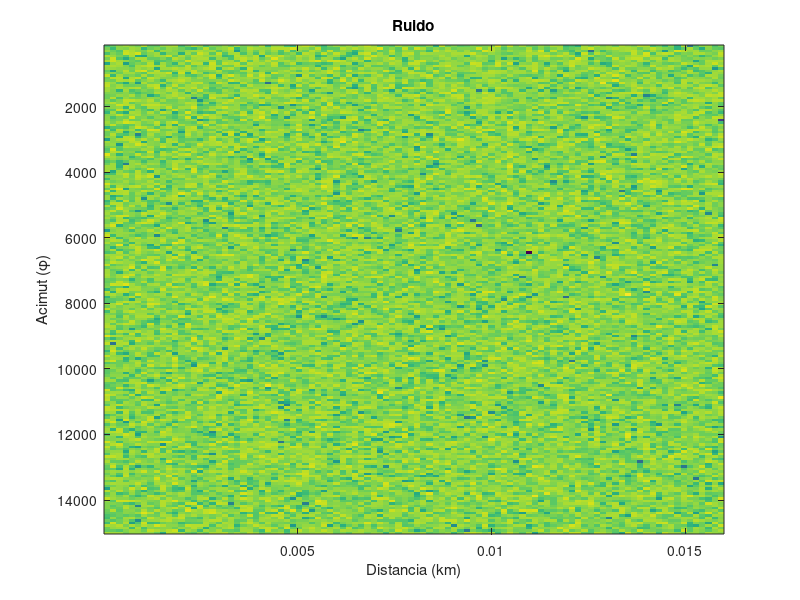
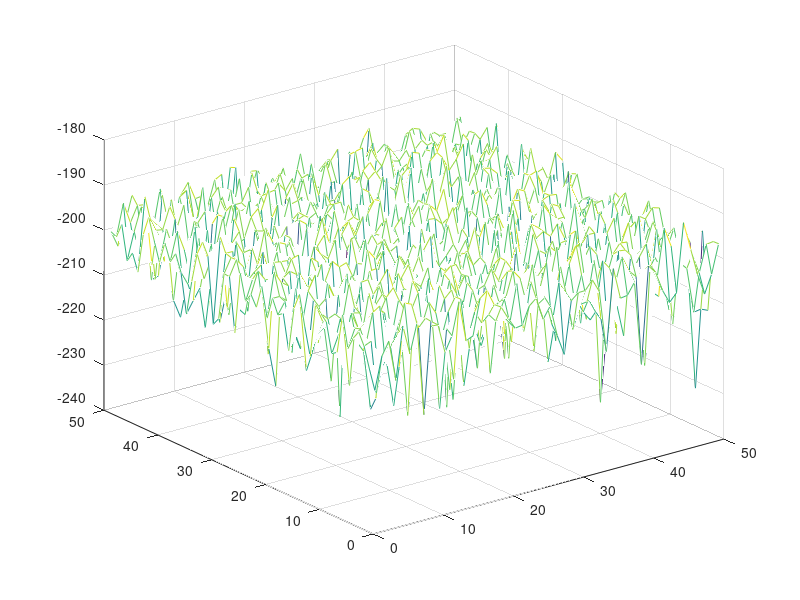
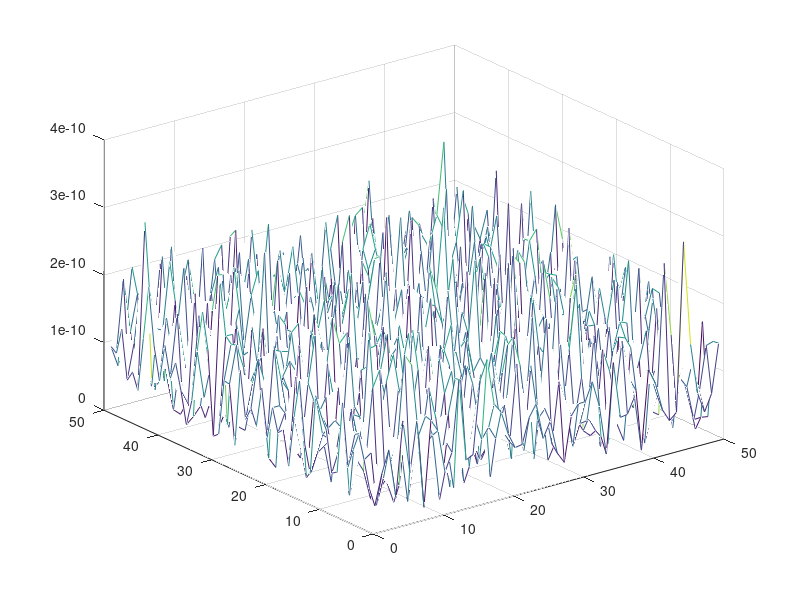

The MATLAB source for these figures, in order: (Note: this script raises an error after producing the figures.)
clc;clear;close all;

%% PARAMETROS DEL RADAR
k=1.38054e-23;% (J/K)
T0=290; % K
c=3e8; %m/s velocidad de la luz
BW_senal=1e6;
ancho_haz=1.2; %grados
giro_antena=26; %rpm "vueltas por minuto"
PRF=1950;%Hz (es la frecuencia de muestreo )
Rango_max_matriz=30*1000; %m;
Cobertura_acimut= 120; %grados
f_portadora=2.5e9; %Hz
Fs=2.35; %dB Factor de ruido de la cadena receptora
lambda=c/f_portadora;
p_pico=1e3; %W
Ganancia_TX=30;         %dB

% APARTADO 1: RESOLUCION R

Resolucion_en_distancia = c/(2*BW_senal);

% BW_senal = 1/TAU

Resolucion_angular = ancho_haz;

% APARTADO 2: calcule el número de celdas de distancia, n_celdas_rango, 
% y acimut, n_celdas_acimut, para la cobertura angular especificada y una 
% distancia máxima de 30km, asumiendo que la frecuencia
% de muestreo es la mínima necesaria.

%     Los saltos entre celdas son de Resolucion_en_distancia[metros]
%     Por lo que usando la funcion ceil() podemos obtener el número entero
    n_celdas_rango  = ceil(Rango_max_matriz/Resolucion_en_distancia -1);
%   Separacion_azimut
    Separacion_filas = ((1/PRF)*giro_antena*360)/60;
    n_celdas_acimut  = ceil(Cobertura_acimut/Resolucion_angular);
% APARTADO 3: Determine el tamaño de la celda de resolución del 
% sistema en m 2 a 5 y 15 km
%           Arco = Radio* ancho_haz*pi/180 * Resolucion_en_distancia [en radianes]
    
Area_arco_5_km  =  5000 *(ancho_haz*pi/180) *Resolucion_en_distancia;
Area_arco_15_km = 15000 *(ancho_haz*pi/180) *Resolucion_en_distancia;
%     Si tenemos cluter, la solucón NO es radiar con más potencia. Ya que
%     esta solucion es tipica si y solo si las perdidas provienene de la
%     cadena únicamente.
%     La solución suele ser trabajar en un mejor detector, para bajar el
%     clutter.

% APARTADO 4: Calcule la zona iluminada por el radar correspondiente a la muestra de la matriz situada en la
% columna 150 y en la fila 200.
    columna = 300;
    Distancia_a_columna = Resolucion_en_distancia * columna;
    Area_arco_columna  =  Distancia_a_columna *(ancho_haz*pi/180) *Resolucion_en_distancia;
% APARTADO 5: Calcule el número de pulsos que se reciben de un blanco en 
% una exploración. Este parámetro se denominará P.

    Tiempo_iluminacion = ancho_haz*60/(giro_antena*360);
    Numero_pulsos = PRF * Tiempo_iluminacion;
    

%                               SEGUNDA PARTE 

fs = 10^(Fs/10);
N0    = k*T0*fs;
ruido = sqrt(N0)*randn(n_celdas_rango,n_celdas_acimut) + 1i*sqrt(N0)*randn(n_celdas_rango,n_celdas_acimut);

eje_x = (1:n_celdas_rango)*Separacion_filas/1000;%eje distancias en km
eje_y = (1:n_celdas_acimut)*Resolucion_en_distancia;%eje acimut en grados
figure();
imagesc(eje_x,eje_y,20*log10(abs(ruido))); title('Ruido');
xlabel('Distancia (km)');
ylabel('Acimut (\phi)');

[X,Y]=meshgrid(1:50,1:50);
figure(); 
mesh(X,Y, transpose(20*log10(abs(ruido(1:50,1:50)))));
figure(); 
mesh(X,Y, transpose((abs(ruido(1:50,1:50)))));
ruido2 = randn(n_celdas_rango,n_celdas_acimut) *1i.*rand(n_celdas_rango,n_celdas_acimut);

% Caractirazión estadistica del ruido
% figure();hist(ruido2(:),200);title("Ruido2")


datos = real(ruido(:));
figure(), histogram(datos,50);
[h,ejex]= hist(datos,50); %divide por 20 los intervalos.
ancho_barra = ejex(2)-ejex(1);
area = ancho_barra*sum(h);
pdf_est = h./area; %diferencia de fase
% histogram(ejex,pdf_est);

media_parte_real = mean(real(ruido(:)));
varianza_parte_real = var(real(ruido(:)));
[pdf_est, ejex] = pdf_estimada((abs(ruido(:))).^2, 50);
figure();plot(ejex,pdf_est);title('fdp de la intensidad')
media_total=mean(abs(ruido(:)).^2);
varianza_total=var(abs(ruido(:)).^2)

[pdf_est, ejex] = pdf_estimada(abs(ruido(:)), 50);
figure();plot(ejex,pdf_est);title('fdp de la amplitud')

%                               TERCERA PARTE 
%                              (ruido blanco)

% ARREGLO VATIABLES
R_resolucion = Resolucion_en_distancia;
separacion_filas = Separacion_filas;
n_pulsos = Numero_pulsos;

%% Blanco no fluctuante y radar coherente
% A las 16:08 cambia para abajo
ruido_blancos=ruido;

Er=zeros(1,3);

theta_R=zeros(1,3);

vr=zeros(1,3);

fila=zeros(1,3);

columna=zeros(1,3);

% Blanco estacionario

SNR_estacionario=15; %dB

Er(1)=N0*10^(SNR_estacionario/10);

theta_R(1)=pi/5;

vr(1)=0;

R_blanco_estacionario=5e3; %m

Acimut_blanco_estacionario=10; %grados

columna(1)=ceil(R_blanco_estacionario/R_resolucion)

fila(1)=ceil(Acimut_blanco_estacionario/separacion_filas)

% El blanco está ahora a 8km, con acimut inicial de 10º y girando a 1º/s

constante=Er(1)*R_blanco_estacionario^4;

Er(2)=constante/(8000^4);

theta_R(2)=pi/5;

vr(2)=0;

fila(2)=fila(1);

% La fila es la misma

columna(2)=ceil(8000/R_resolucion);
SNR_blanco_8km=10*log10(Er(2)/N0);

% Blanco con movimiento radial

R_blanco_radial=7e3; %m

Acimut_blanco_radial=Acimut_blanco_estacionario; %grados

theta_R(3)=pi/5;

vr(3)=150; %km/h

Er(3)=constante/(R_blanco_radial)^4;

mov_radial_blanco=vr(3)*1000/3600*Tiempo_iluminacion;

columna(3)=ceil(R_blanco_radial/R_resolucion);

fila(3)=fila(1);

SNR_blanco_radial=10*log10(Er(3)/N0);

[ruido_blancos]=blancos_matriz(Er,theta_R,vr,fila,columna,n_pulsos, ruido_blancos, f_portadora, PRF);

figure(); imagesc(eje_x,eje_y,20*log10(abs(ruido_blancos))); title('Blanco estacionario+giro+radial')


%                          PARTE 4
%                  Detector de emvolvente
absoluto = abs(ruido_blancos).^2; %Es una vbl aleatoria exponencial. Es de tipo gamma, es decir, proviene de sumar N vbl aleatorias gausianas al cuadrado de media cero e igual varianza
% Los parametros de la gamma son
%     a = N/2
%     b = 2*sigma^2, en este caso es 2*NO^2


% Tras el detector de envolvente, viene el umbral.
%     Paso 1) Genero matriz con solo ruido, por lo que H0 es cierta, ya que
%     NO hay blanco.

%   Paso 2) aplico abs al cuadrado para poder aplicar gamma
%   Paso 3) Comparo con el umbral, si es mayor al umbral pongo 1 y si es
%   menor 0.

% Para saber este valor, debemos tener en cuanta que tras abs()2 tenemos
% una exponencial. Esto implica que si coloco un valor con el que comparo,
% podemos tener falsas alarmas. Cosa que se ve rápido ya que solo tenemos
% ruido, por lo que NO hay blancos.
% Este valor se obtiene mediante un corte en la función gamma
salida_detector = absoluto
Pfa = 1e-4;
umbral = gaminv(1-Pfa,1,2*N0)
detector_umbral = salida_detector>umbral;
figure();imagesc(eje_x,eje_y,detector_umbral);colormap("gray");title("Salida")